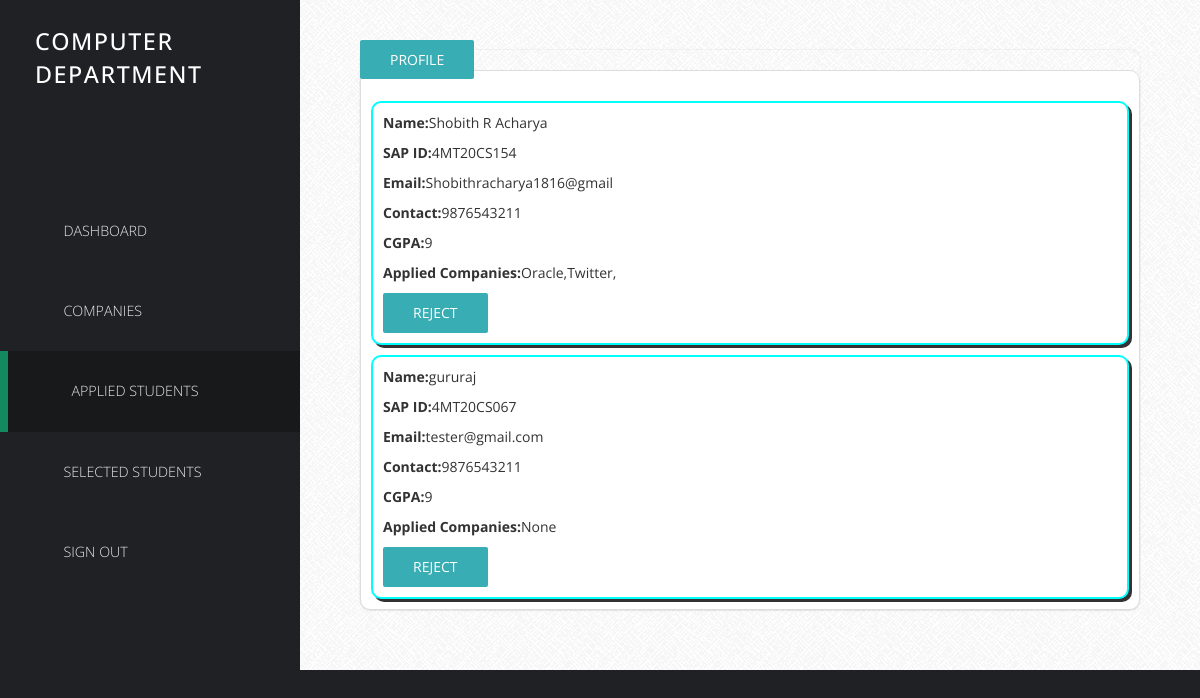
/admin/applied.php (signed in), run on the app's committed database.
### tables this page shows
CREATE TABLE `student` (
  `email` varchar(25) NOT NULL,
  `s_id` int(25) NOT NULL,
  `cgpa` float DEFAULT NULL,
  `dept` varchar(25) NOT NULL,
  `password` varchar(255) NOT NULL,
  `contact` bigint(15) DEFAULT NULL,
  `name` varchar(25) NOT NULL,
  `sapid` varchar(30) NOT NULL
);

### admin/applied.php (the view, shortened to what this page needs)
<?php include '../db.php'; ?>
<!DOCTYPE html>
<html lang="en">
  <head>
    <link href="css/font-awesome.min.css" rel="stylesheet">
    <link href="css/bootstrap.min.css" rel="stylesheet">
    <link href="css/templatemo-style.css" rel="stylesheet">
  </head>
  <body>
    <div class="templatemo-flex-row">
      <div class="templatemo-sidebar">
        <header class="templatemo-site-header">
          <?php
		  $Welcome = "Department";
          echo "<h1>" . $_SESSION['dept'] . "<br>". $Welcome . "</h1>";
		 echo "<br>";
		  ?>
        </header>
        <nav class="templatemo-left-nav">
          <ul>
         <ul>
            <li><a href="hello.php"  ><i class="fa fa-fw"></i>Dashboard</a></li>
            <li><a href="clist.php"><i class="fa  fa-fw"></i>Companies</a></li>
            <li><a href=#  class="active"  ><i class="fa  fa-fw"></i>Applied Students</a></li>
            <li><a href="selected.php" ><i class="fa  fa-fw"></i>Selected Students</a></li>
            <li><a href="logout.php"><i class="fa  fa-fw"></i>Sign Out</a></li>
          </ul>
        </nav>
      </div>
      <div class="templatemo-content col-1 light-gray-bg">
        <div class="templatemo-content-container">
        <div class="templatemo-content-widget no-padding">
		  	<a href="#" class="templatemo-blue-button">PROFILE</a>
        <div class="panel panel-default table-responsive">
        <br>
              <?php
                  $dept=$_SESSION['dept'];
                  $query="SELECT * FROM student WHERE dept='{$dept}'";
                  $select_all_posts_query=mysqli_query($connection,$query);
                    while($row=mysqli_fetch_assoc($select_all_posts_query)){
                              $cname=null;
                              $name=$row['name'];
                              $sapid=$row['sapid'];
                              $email=$row['email'];
                              $contact=$row['contact'];
                              $cgpa=$row['cgpa'];
                              $mquery="SELECT * FROM applied_comp WHERE sapid='{$sapid}'";
                              $done=mysqli_query($connection,$mquery);
                              while($rom=mysqli_fetch_assoc($done)){
                                $cc_id=$rom['c_id'];
                                $kquery="SELECT name FROM companies WHERE c_id={$cc_id}";
                                $test=mysqli_query($connection,$kquery);
                                while($rok=mysqli_fetch_assoc($test)){
                                    $cname=$rok['name'].",".$cname;
                                }
                              }
                            ?>
  <div class="panel panel-default table-responsive" style="border:2px solid cyan;padding:10px;margin:10px;box-shadow:3px 3px">
                                <p><b>Name:</b><?php echo $name; ?></p>
                                <p><b>SAP ID:</b><?php echo $sapid; ?></p>
                                <p><b>Email:</b><?php echo $email; ?></p>
                                <p><b>Contact:</b><?php echo $contact; ?></p>
                                <p><b>CGPA:</b><?php echo $cgpa; ?></p>
                                <?php
                                if($cname===null){
                                  ?>
                                    <p><b>Applied Companies:</b>None</p>
                                    <?php
                                }else{
                                  ?>
                                    <p><b>Applied Companies:</b><?php echo $cname ?></p>
                                    <?php
                                }
                                ?>
                                    <a  href=applied.php?sapid=<?php echo $sapid; ?> ><button type="button" class="templatemo-blue-button width-20" name="delete">Reject</button></a>
                                    </div>
                                <?php
                                   }
                              ?>
			  </div>
			  </div>
			  </div>
        </div>
      </div>
  </body>
</html>

### admin/css/templatemo-style.css (style rules this page uses)
* { font-family: 'Open Sans', sans-serif; }
body { font-size: 13px; }
body, .templatemo-left-nav { background: #1f2124; }
h1, h2, h3 { margin: 0; }
ul { list-style-type: none; margin: 0; padding: 0; }
nav li { font-size: 1.1em; list-style: none; text-transform: uppercase; }
.light-gray-bg { font-family:"Trebuchet MS", "Myriad Pro", Arial, sans-serif; font-size:14px; background:#f4f4f4 url(../images/bg.png) repeat top left; color:#333; overflow-y:scroll; }
.templatemo-sidebar { width: 300px; }
.templatemo-site-header { margin: 25px 30px; }
.templatemo-site-header h1 { color: white; display: inline-block; font-size: 1.8em; font-weight: 500; letter-spacing: 1.5px; line-height: 1.4em; margin: 0 5px; text-transform: uppercase; vertical-align: middle; }
.templatemo-left-nav li { font-weight: 300; }
.templatemo-left-nav a.active, .templatemo-left-nav a:hover { background: #18191b; border-left: 8px solid #13895F; }
.templatemo-left-nav a { color: #e9e9ea; display: block; padding: 30px; transition: all 0.3s ease; }
.templatemo-content { margin-top: 0px; min-height: 600px; padding: 0; overflow-x: hidden; }
.templatemo-content-container { padding: 40px 50px; }
.templatemo-flex-row { display: -webkit-flex; display: -ms-flexbox; display: flex; }
.col-1 { -webkit-flex: 1; -ms-flex: 1; flex: 1; }
.templatemo-content-widget { border-radius: 10px; padding: 30px; position: relative; margin: 10px; box-shadow: 0px 0px 1px 1px rgba(161, 159, 159, 0.1); }
.templatemo-content-widget.no-padding { padding: 0; }
.panel { border-radius: 10px; }
.templatemo-blue-button, .templatemo-white-button { border-radius: 2px; padding: 10px 30px; text-transform: uppercase; transition: all 0.3s ease; }
.templatemo-blue-button { background-color: #39ADB4; border: none; color: white; }
@media only screen and (min-width: 768px) { .templatemo-left-nav { display: block !important; } }

### data on the page
student: name "Shobith R Acharya", sapid "4MT20CS154", email "Shobithracharya1816@gmail", contact "9876543211", cgpa "9", cname "Oracle,Twitter,"
student: name "gururaj", sapid "4MT20CS067", email "tester@gmail.com", contact "9876543211", cgpa "9", shows "Applied Companies:"

### other printed values
$_SESSION['dept'] "COMPUTER"
$Welcome "DEPARTMENT"
